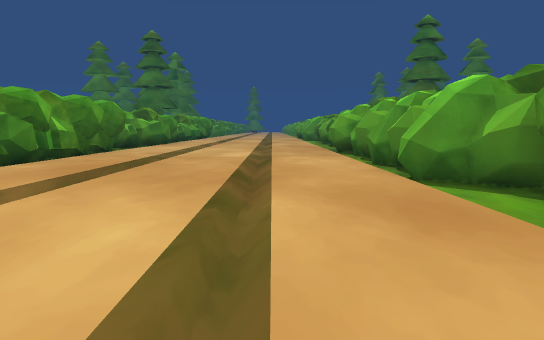
[1] (above)

14 first-person views from a walk through a scene from a Unity 3-D project. The camera is 1.2 m above the floor, tilts 6° down and sees 70° across. The floor is counted in squares, 1.8 m on a side. Each view is taken from the middle of a square. On the plan, view 1 faces up. The plan holds only what a view shows up to about 11 squares ahead; the rest is blank. The place goes on beyond the plan. The player is left out. Some animated figures are left out.

[2]
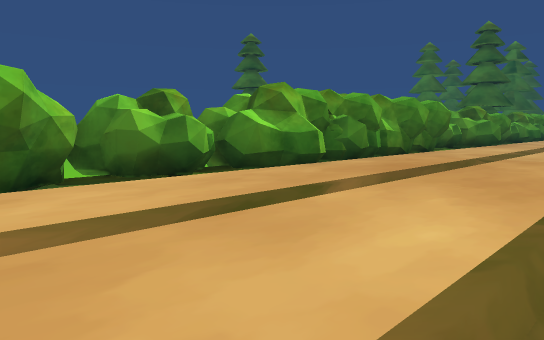

[3]
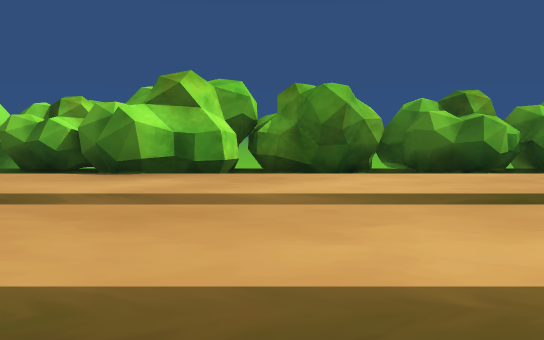

[4]
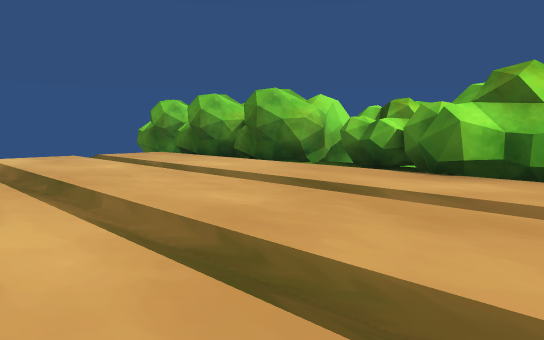

[5]
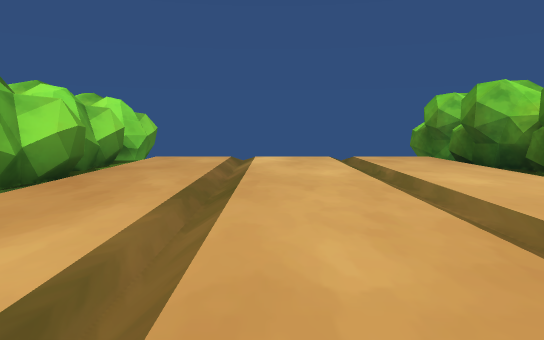

[6]
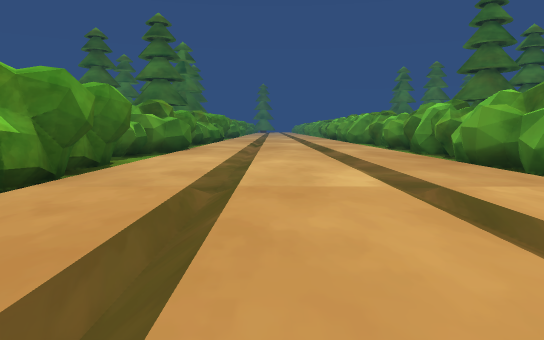

[7]
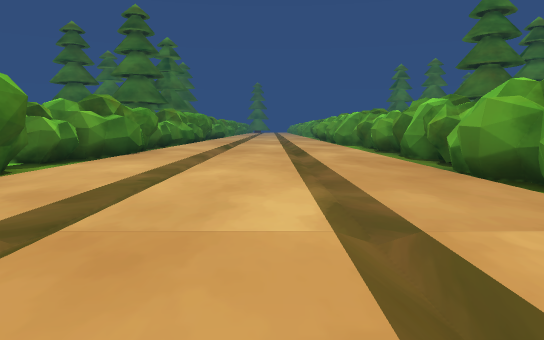

[8]
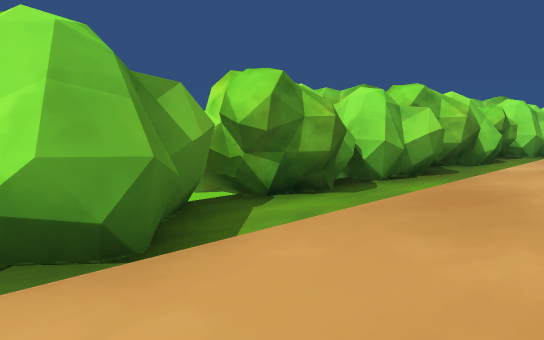

[9]
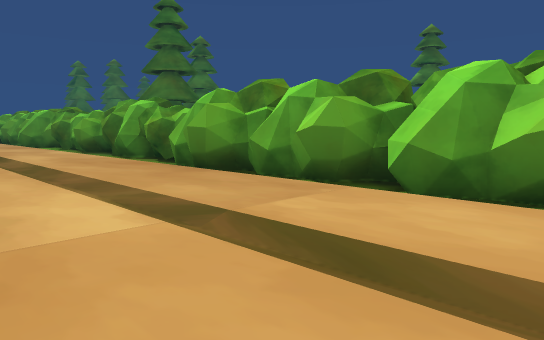

[10]
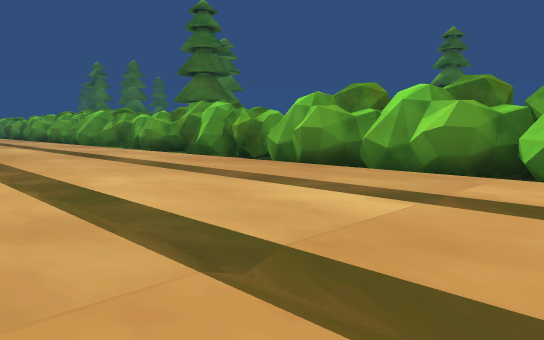

[11]
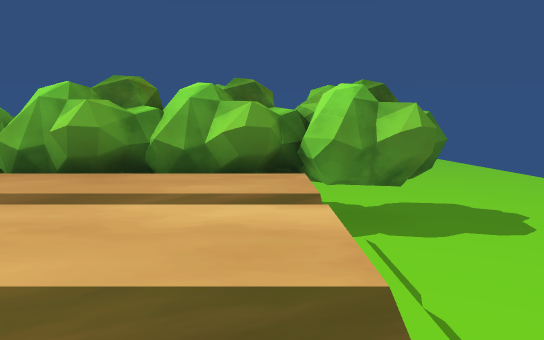

[12]
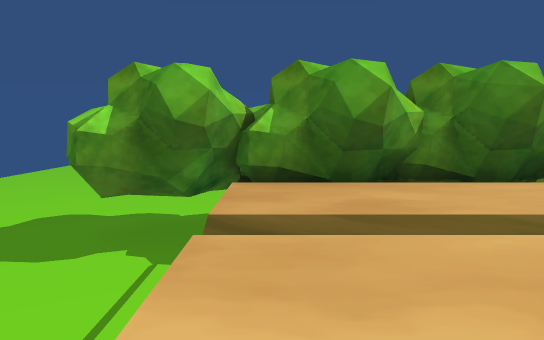

[13]
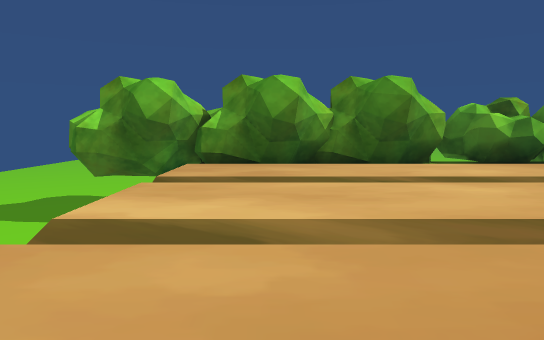

[14]
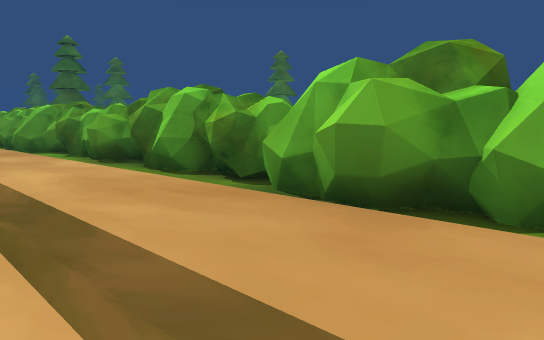

### Floor plan
Key: @ floor where view 1 was taken; # wall or solid block; . main floor; - floor 2 m lower than the main floor; ^ raised ledge; v drop or lower ground.
Columns run from 6 left of view 1 to 3 right of it. Each row starts with its distance up from view 1.
 18  #.......#
 17 ##.......#
 16 #........#
 15 #........#
 14 #.......##
 13 #.......##
 12 #........#
 11 ##.......#
 10  #......##
  9  #......##
  8 ##.......#
  7 #........#
  6 ##.......#
  5 #........#
  4 #........#
  3 #........#
  2 #........#
  1 #........#
  0 #.....@..#
 -1 #^.......#
 -2 ##.......#
 -3 ##.......#
 -4 #........#
 -5 #........#
 -6 #.......##
 -7 #.......##
 -8 #........#
 -9 ##.......#
-10 ##.......#
-11 #vvv vvvv#
-12 #-vv vvvv#
-13 #vvv vvvv#

Positions as (right, up) in squares from view 1, and headings:
1: (0, 0), facing up
2: (0, 0), facing up-left
3: (1, 0), facing left
4: (1, 0), facing down-left
5: (-1, -1), facing down
6: (-2, 5), facing up
7: (-1, 7), facing up
8: (0, 7), facing down-right
9: (-2, 7), facing up-right
10: (-4, 8), facing up-right
11: (-4, -10), facing right
12: (0, -10), facing left
13: (2, -9), facing left
14: (-1, -9), facing up-right
